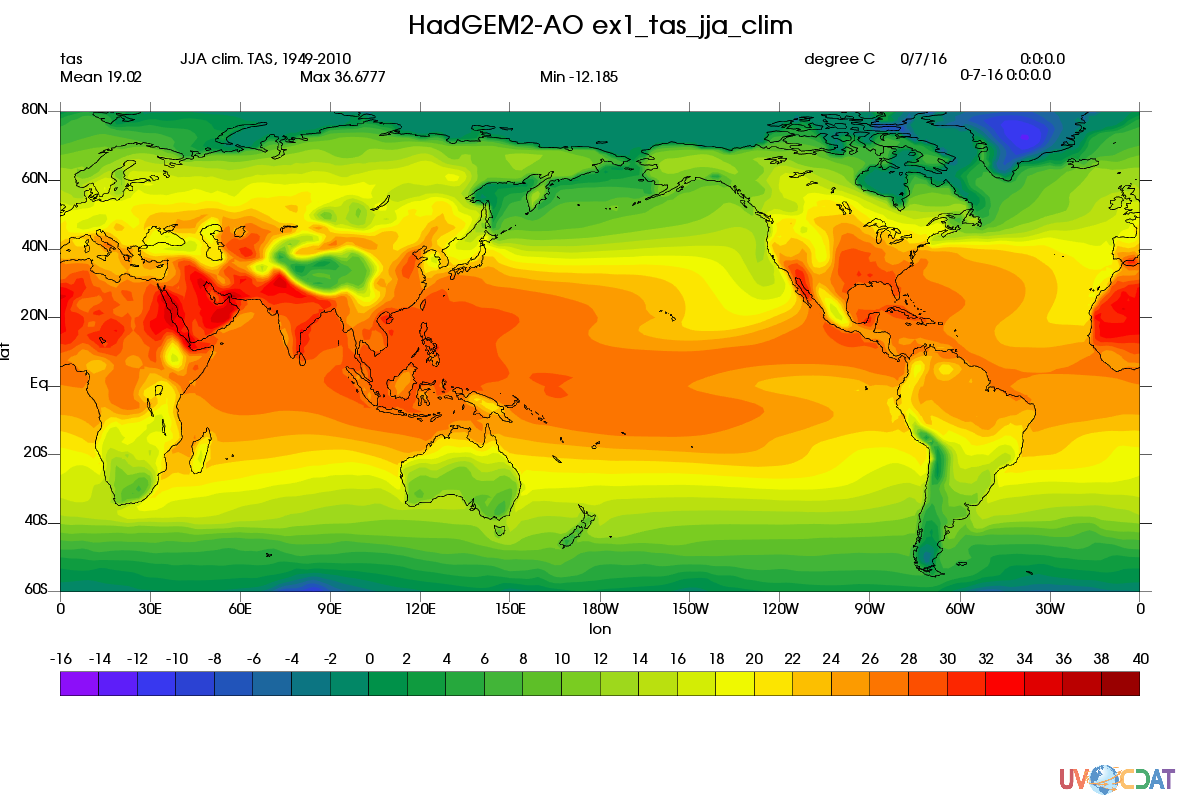

Reproduce this figure in Python.
# 
# This python script plots climatologyt of JJA temperature obtained from one single CMIP5 model
#

import cdms2 as cdms
import cdutil
import cdtime
import vcs

#
# open file from local -- DATA was downloaded from ESGF
#
odir = '/cmip5_css02/data/cmip5/output1/NIMR-KMA/HadGEM2-AO/historical/mon/atmos/Amon/r1i1p1/tas/1/' # Put your data directory here
nc = 'tas_Amon_HadGEM2-AO_historical_r1i1p1_186001-200512.nc'
f = cdms.open(odir+nc)

#Below is for Opendap usage
#opendap = 'http://aims3.llnl.gov/thredds/dodsC/cmip5_css02_data/cmip5/output1/NIMR-KMA/HadGEM2-AO/historical/mon/atmos/Amon/r1i1p1/tas/1/tas_Amon_HadGEM2-AO_historical_r1i1p1_186001-200512.nc'
#f = cdms.open(opendap)

#
# load variable
#
d = f('tas',latitude=(-60,80),longitude=(0,360))-273.15
d.units='degree C'

#
# climatology calculation
#
start_year = 1949
end_year = 2010

start_time = cdtime.comptime(start_year)
end_time =cdtime.comptime(end_year)

d_jja = cdutil.JJA.climatology(d(time=(start_time,end_time)))
d_jja.units = d.units
d_jja.long_name = 'JJA clim. TAS, '+str(start_year)+'-'+str(end_year)
d_jja.id = 'tas'
d_jja.model = 'HadGEM2-AO'

#
# Create canvas
#
canvas = vcs.init(geometry=(1200,800))
canvas.open()

#
# Set plot type
#
iso = canvas.createisofill()

#
# Color setup
#
levs = [-16, -14, -12, -10, -8, -6, -4, -2, 0, 2, 4, 6, 8, 10, 12 , 14, 16, 18, 20, 22, 24, 26, 28, 30, 32, 34, 36, 38, 40]
iso.levels = levs
canvas.setcolormap("rainbow")

# 
# Plot
#
canvas.plot(d_jja,iso)

#
# Set title
#
plot_title = vcs.createtext()
plot_title.x = .5
plot_title.y = .98
plot_title.height = 24
plot_title.halign = "center"
plot_title.valign = "top"
plot_title.color="black"
plot_title.string = d_jja.model+' '+'ex1_tas_jja_clim'
canvas.plot(plot_title)

#
# Drop output as image file
#
canvas.png("example_sfc_tas_jja_clim")
